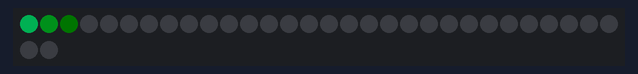
The sketch below on a simulated Arduino Uno, built with avr-gcc and run on an emulated ATmega328P. Parts: 32 RGB LEDs in strip order, left to right, continuing on the next row. Dim RGB values are drawn brighter than linear.

Above: at 2.07 s.
At 2.45 s:
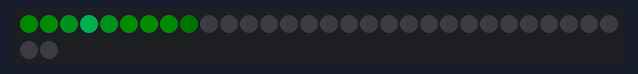
At 2.97 s:
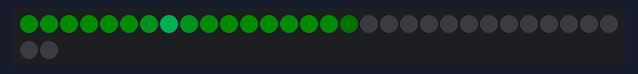
At 3.99 s:
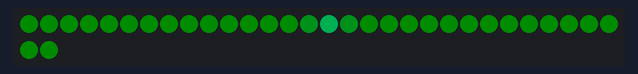
At 5.01 s:
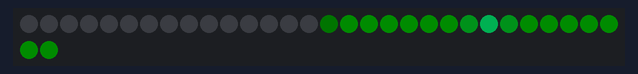
At 5.96 s:
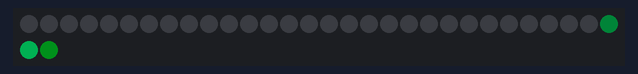

The sketch:

scan_plus_wipe.ino
```cpp
//***************************************************************
// This example scans a dot down the strip, and at the same time
// a wipe fills up the strip and then wipes off again. No delays
// are used.
//
// Dot color and wipe and background color can each be set.
// The total time it takes for the dot to move down the entire
// strip can be specified.
// The wipe speed can be equal to or faster then the dot by
// adjusting the wipeStepTime value.
//
//
// Marc Miller, April 2022
//***************************************************************

#include <FastLED.h>

#define LED_TYPE LPD8806
#define DATA_PIN 11
#define CLOCK_PIN 13
#define NUM_LEDS 32
#define COLOR_ORDER GRB
#define BRIGHTNESS 100
CRGB leds[NUM_LEDS];


CRGB bgColor = CHSV(50,120,30);
CRGB scanColor = CHSV(128,240,255);
CRGB wipeColor = CHSV(95,200,90);
CRGB fgColor = wipeColor;

// Specify the total time for dot to scan down LED strip in MILLISECONDS
uint32_t scanTotalTime = 4096;

// Calculated scan step time (in milliseconds) per pixel
uint32_t scanStepTime = (scanTotalTime / NUM_LEDS);

// Make the wipe run equal to or faster then the scan
// Divide scanStepTime by 1 or more. Try values like 1,2,4,etc.
uint16_t wipeStepTime = (scanStepTime / 2 );  // [milliseconds]

uint8_t wipeStart;     // wipe start pixel position
uint8_t wipeEnd;       // wipe end pixel position
uint8_t scanPosition;  // keeps track of position


//---------------------------------------------------------------
void setup() {
  Serial.begin(115200);  // Allows serial monitor output (check your baud rate)
  delay(2000);  // Startup delay
  FastLED.addLeds<LED_TYPE,DATA_PIN,CLOCK_PIN,COLOR_ORDER>(leds, NUM_LEDS);  // ***For strips using Clock.
  FastLED.setBrightness(BRIGHTNESS);
  FastLED.clear();
  FastLED.show();
  //Serial.println("Print out scanTotalTime, scanStepTime, wipeStepTime:");
  //Serial.println(scanTotalTime); Serial.println(scanStepTime); Serial.println(wipeStepTime);
  Serial.println("\n");
}


//---------------------------------------------------------------
void loop() {

  EVERY_N_MILLISECONDS(wipeStepTime) {
    fill_solid(leds, NUM_LEDS, bgColor);

    if (wipeEnd < NUM_LEDS-1) {
      wipeEnd++;
      fgColor = wipeColor;
    }
    else if (wipeStart < NUM_LEDS-1) {
      wipeStart++;
    }
    else if (fgColor == bgColor) {
      wipeStart = 0;  // reset wipe
      wipeEnd = 0;
      fgColor = wipeColor;
    }
    else if (wipeStart == NUM_LEDS-1 && wipeEnd == NUM_LEDS-1) {
      fgColor = bgColor;
    }

    fill_gradient_RGB (leds, wipeStart, fgColor, wipeEnd, fgColor );
    leds[scanPosition] = scanColor;
    blur1d(leds, NUM_LEDS, 50);  // (optional)
  }

  EVERY_N_MILLISECONDS(scanStepTime) {
    scanPosition++;
    if (scanPosition == NUM_LEDS) {
      scanPosition = 0;  // reset scan back to start
    }
  }

  FastLED.show();

} //end of main loop
```

Measured:
- by itself, everything shown: repeats every 4.1 s, in 63 steps
